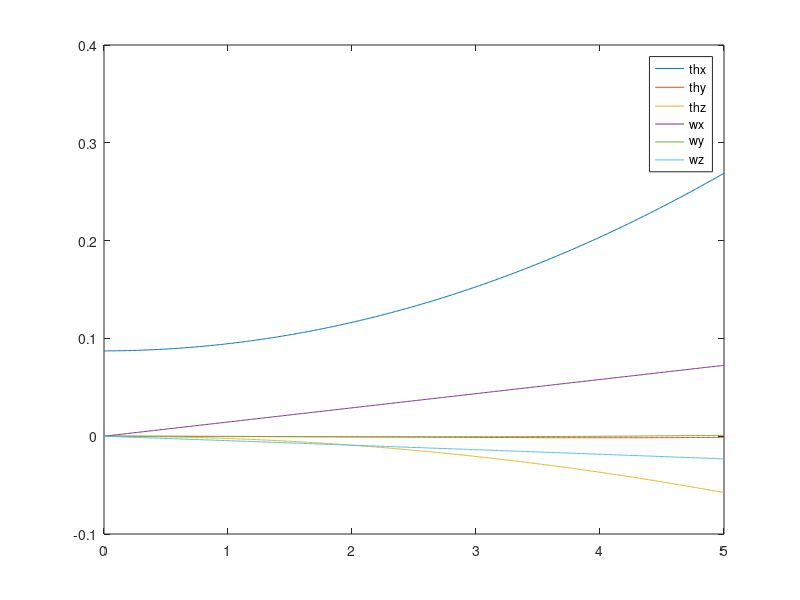

Source code (MATLAB):
clc; clear; close all;

Ts = 1/100;
Tend = 5;
t = 0:Ts:Tend;
nSamples = length(t);

wx = zeros(1,nSamples);
wy = wx; wz = wx;
thx = wx; thy = wx; thz = wx;

tx = 500*ones(1,nSamples); ty = wx; tz = wx;


thx(1) = deg2rad(5);

for i = 2:nSamples
    wx(i) = 0.002777*Ts*wx(i-1)^2 - 0.3891*Ts*wx(i-1)*wy(i-1) + 0.04918*Ts*wx(i-1)*wz(i-1) + wx(i-1) - 0.04918*Ts*wy(i-1)^2 - 0.2244*Ts*wy(i-1)*wz(i-1) + 0.0464*Ts*wz(i-1)^2 + 2.901e-5*Ts*tx(i-1) - 7.435e-7*Ts*ty(i-1) - 9.159e-6*Ts*tz(i-1);
    wy(i) = 0.3544*Ts*wx(i-1)^2 + 0.04362*Ts*wy(i-1)*wx(i-1) - 0.3544*Ts*wz(i-1)^2 - 0.04362*Ts*wy(i-1)*wz(i-1) + wy(i-1) - 7.435e-7*Ts*tx(i-1) + 2.913e-5*Ts*ty(i-1) - 7.435e-7*Ts*tz(i-1);
    wz(i) = - 0.0464*Ts*wx(i-1)^2 + 0.2244*Ts*wx(i-1)*wy(i-1) - 0.04918*Ts*wx(i-1)*wz(i-1) + 0.04918*Ts*wy(i-1)^2 + 0.3891*Ts*wy(i-1)*wz(i-1) - 0.002777*Ts*wz(i-1)^2 + wz(i-1) - 9.159e-6*Ts*tx(i-1) - 7.435e-7*Ts*ty(i-1) + 2.901e-5*Ts*tz(i-1);
    thx(i) = wx(i)*Ts + thx(i-1);
    thy(i) = wy(i)*Ts + thy(i-1);
    thz(i) = wz(i)*Ts + thz(i-1);
end

X = [thx;thy;thz;wx;wy;wz];

plot(t,X)
legend('thx','thy','thz','wx','wy','wz')